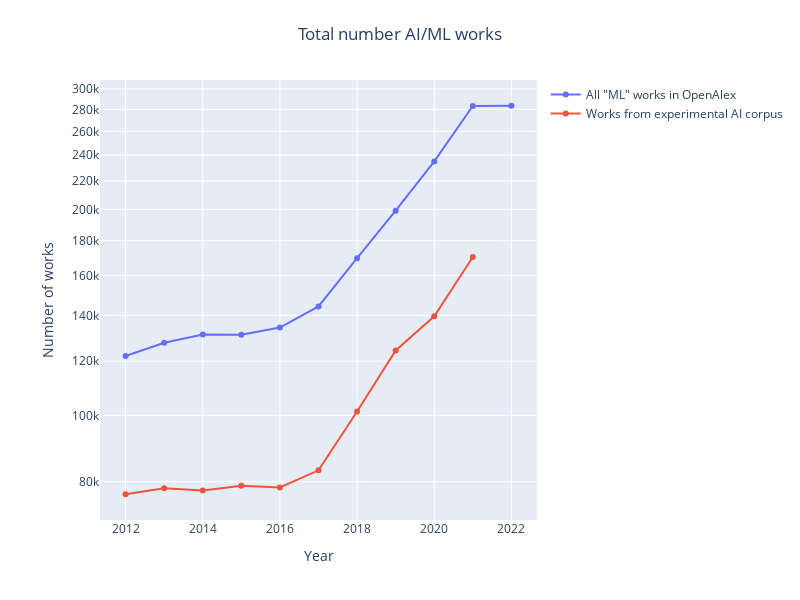

The code cell stored with this chart in its notebook:
### Code cell
fig = go.Figure()
fig.add_trace(
    go.Scatter(
        x=total_oa_ml_work_counts['year'].loc[:2022],
        y=total_oa_ml_work_counts.loc[:2022],
        mode='lines+markers',
        name='All "ML" works in OpenAlex',
    ),
)
fig.add_trace(
    go.Scatter(
        x=total_eac_work_counts['year'],
        y=total_eac_work_counts,
        mode='lines+markers',
        name='Works from experimental AI corpus',
    ),
)

## Plot layout
dates = np.arange(2010, 2022 + 1)
y_ticks = np.arange(0, 101, 10)
y_tick_text = [0, 10, 20, 30, 40, 50, 60, 70, 80, 90, 100]

# set_default_fig_layout(fig, dates, dates, y_ticks, y_tick_text)

fig.update_yaxes(type="log")
fig.update_layout(
    title='Total number AI/ML works',
    xaxis_title='Year',
    yaxis_title='Number of works',
)
fig.update_layout(
    autosize=False,
    width=800,
    height=600,
    title_x=0.5,
    margin=dict(l=100, r=30, t=80, b=80),
)

## Save plot
# fig.write_image(result_file_location + 'field_authors.png', scale=2)

## Show plot
fig.show()

### Figure 1 — Plotly figure (JSON) as saved in the notebook; plotly's stock layout.template omitted (floating-point values rounded to 4 significant figures)
{"data": [{"mode": "lines+markers", "name": "All \"ML\" works in OpenAlex", "type": "scatter", "x": [2012, 2013, 2014, 2015, 2016, 2017, 2018, 2019, 2020, 2021, 2022], "y": [122116, 127689, 131232, 131202, 134355, 144237, 169668, 199136, 234977, 283181, 283401]}, {"mode": "lines+markers", "name": "Works from experimental AI corpus", "type": "scatter", "x": [2012, 2013, 2014, 2015, 2016, 2017, 2018, 2019, 2020, 2021], "y": [76687, 78273, 77675, 78924, 78452, 83113, 101293, 124377, 139530, 170388]}], "layout": {"autosize": false, "height": 600, "margin": {"b": 80, "l": 100, "r": 30, "t": 80}, "title": {"text": "Total number AI/ML works", "x": 0.5}, "width": 800, "xaxis": {"title": {"text": "Year"}}, "yaxis": {"title": {"text": "Number of works"}, "type": "log"}}}
